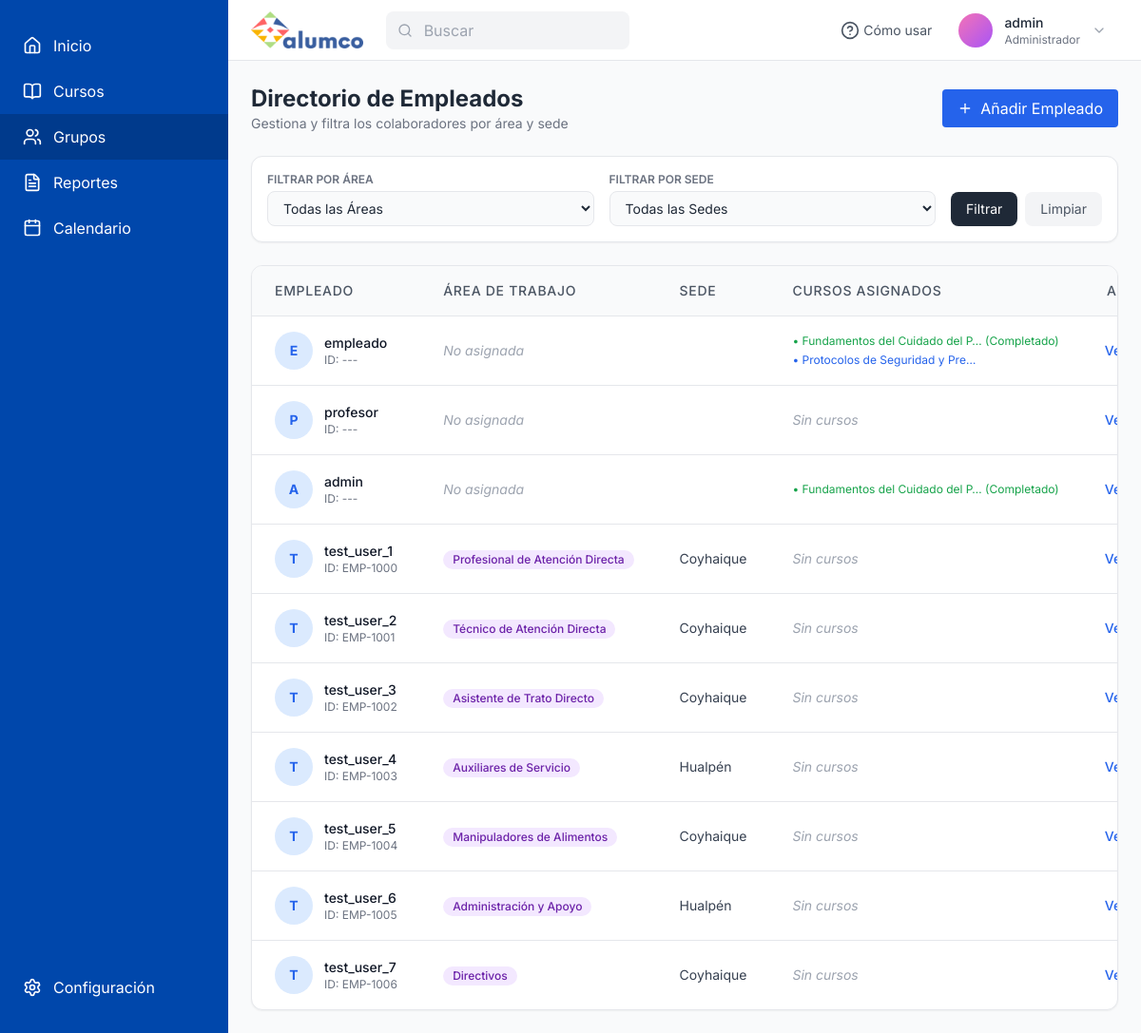
Page /groups/ (signed in) on the committed database.
### lms/models.py (models this page shows, shortened)
class Enrollment(models.Model):
    user = models.ForeignKey(User, on_delete=models.CASCADE, related_name='enrollments')
    course = models.ForeignKey(Course, on_delete=models.CASCADE, related_name='enrollments')
    enrolled_at = models.DateTimeField(auto_now_add=True)
    is_completed = models.BooleanField(default=False)
    class Meta:
        unique_together = ('user', 'course')

class Course(models.Model):
    title = models.CharField(max_length=200, verbose_name="Título del Curso")
    code = models.CharField(max_length=50, unique=True, verbose_name="Código (ej. ELD 101)")
    description = models.TextField(verbose_name="Descripción", blank=True)
    image = models.ImageField(upload_to='course_images/', blank=True, null=True, verbose_name="Imagen de Portada")
    image_url = models.URLField(max_length=500, blank=True, null=True, verbose_name="URL de Imagen Externa")
    assigned_work_areas = models.ManyToManyField(WorkArea, blank=True, related_name="assigned_courses", verbose_name="Áreas de Trabajo Asignadas")
    created_at = models.DateTimeField(auto_now_add=True)

class UserProfile(models.fields.related.OneToOneField):
    pass # Replaced below to avoid import error loop during draft, but actually we use models.OneToOneField

class WorkArea(models.Model):
    name = models.CharField(max_length=100, unique=True, verbose_name="Área de Trabajo")

### lms/views.py (the view)
# urls.py: path('groups/', views.groups_view, name='groups'),
@login_required
def groups_view(request):
    from django.contrib.auth.models import User
    area_id = request.GET.get('area')
    hq = request.GET.get('headquarters')
    users = User.objects.select_related('profile__work_area').prefetch_related('enrollments__course').all()
    if area_id:
        users = users.filter(profile__work_area_id=area_id)
    if hq:
        users = users.filter(profile__headquarters=hq)
    work_areas = WorkArea.objects.all()
    headquarters = [('Hualpen', 'Hualpén'), ('Coyhaique', 'Coyhaique')]
    context = {
        'users': users,
        'work_areas': work_areas,
        'headquarters': headquarters,
        'selected_area': area_id,
        'selected_hq': hq,
        'active_menu': 'groups',
    }
    return render(request, 'lms/groups.html', context)

### lms/templatetags/lms_extras.py (called while the page is built)
@register.filter(name='has_group')
def has_group(user, group_name):
    try:
        group = Group.objects.get(name=group_name)
    except Group.DoesNotExist:
        return False
    return group in user.groups.all()

### lms/templates/lms/groups.html (shortened to what this page needs)
{% extends 'lms/base_dashboard.html' %}
{% load lms_extras %}
{% block dashboard_content %}
<main class="flex-1 p-6 w-full max-w-7xl mx-auto">
    <div class="mb-6 flex flex-col md:flex-row justify-between items-start md:items-center gap-4">
        <div>
            <h1 class="text-2xl font-bold text-gray-800">Directorio de Empleados</h1>
            <p class="text-sm text-gray-500">Gestiona y filtra los colaboradores por área y sede</p>
        </div>
        {% if request.user|has_group:"Administrador" %}
        <button class="px-4 py-2 bg-blue-600 text-white rounded hover:bg-blue-700 flex items-center gap-2">
            <i data-lucide="plus" class="w-4 h-4"></i> Añadir Empleado
        </button>
        {% endif %}
    </div>
    <div class="bg-white p-4 rounded-xl border border-gray-200 mb-6 shadow-sm">
        <form method="GET" class="flex flex-wrap items-end gap-4">
            <div class="flex-1 min-w-[200px]">
                <label class="block text-xs font-semibold text-gray-500 uppercase mb-1">Filtrar por Área</label>
                <select name="area" class="w-full bg-gray-50 border border-gray-200 rounded-lg px-3 py-2 text-sm focus:ring-2 focus:ring-blue-500 outline-none">
                    <option value="">Todas las Áreas</option>
                </select>
            </div>
            <div class="flex-1 min-w-[200px]">
                <label class="block text-xs font-semibold text-gray-500 uppercase mb-1">Filtrar por Sede</label>
                <select name="headquarters" class="w-full bg-gray-50 border border-gray-200 rounded-lg px-3 py-2 text-sm focus:ring-2 focus:ring-blue-500 outline-none">
                    <option value="">Todas las Sedes</option>
                </select>
            </div>
            <div class="flex gap-2">
                <button type="submit" class="px-4 py-2 bg-gray-800 text-white rounded-lg text-sm hover:bg-gray-700 transition-colors">
                    Filtrar
                </button>
                <a href="{% url 'groups' %}" class="px-4 py-2 bg-gray-100 text-gray-600 rounded-lg text-sm hover:bg-gray-200 transition-colors">
                    Limpiar
                </a>
            </div>
        </form>
    </div>
    <div class="bg-white rounded-xl shadow-sm border border-gray-200 overflow-hidden">
        <table class="w-full text-left text-sm whitespace-nowrap">
            <thead class="uppercase tracking-wider border-b border-gray-200 bg-gray-50 text-gray-600">
                <tr>
                    <th class="px-6 py-4 font-medium">Empleado</th>
                    <th class="px-6 py-4 font-medium">Área de Trabajo</th>
                    <th class="px-6 py-4 font-medium">Sede</th>
                    {% if request.user|has_group:"Administrador" or request.user|has_group:"Profesor" %}
                    <th class="px-6 py-4 font-medium">Cursos Asignados</th>
                    <th class="px-6 py-4 font-medium text-right">Acciones</th>
                    {% endif %}
                </tr>
            </thead>
            <tbody class="divide-y divide-gray-200 text-gray-800">
                {% for u in users %}
                <tr class="hover:bg-gray-50 transition-colors">
                    <td class="px-6 py-4">
                        <div class="flex items-center gap-3">
                            <div class="w-10 h-10 rounded-full bg-blue-100 flex items-center justify-center text-blue-600 font-bold">
                                {{ u.username|make_list|first|upper }}
                            </div>
                            <div>
                                <div class="font-medium text-gray-900">{{ u.get_full_name|default:u.username }}</div>
                                <div class="text-xs text-gray-500">ID: {{ u.profile.employee_id|default:"---" }}</div>
                            </div>
                        </div>
                    </td>
                    <td class="px-6 py-4">
                        {% if u.profile.work_area %}
                            <span class="inline-flex items-center px-2.5 py-0.5 rounded-full text-xs font-medium bg-purple-100 text-purple-800">
                                {{ u.profile.work_area.name }}
                            </span>
                        {% else %}
                            <span class="text-gray-400 italic">No asignada</span>
                        {% endif %}
                    </td>
                    <td class="px-6 py-4">
                        <span class="text-gray-700">{{ u.profile.get_headquarters_display }}</span>
                    </td>
                    {% if request.user|has_group:"Administrador" or request.user|has_group:"Profesor" %}
                    <td class="px-6 py-4">
                        {% if u.enrollments.all %}
                        <div class="flex flex-col gap-1">
                            {% for enr in u.enrollments.all %}
                            <div class="text-xs {% if enr.is_completed %}text-green-600{% else %}text-blue-600{% endif %}">
                                &bull; {{ enr.course.title|truncatechars:30 }} {% if enr.is_completed %}(Completado){% endif %}
                            </div>
                            {% endfor %}
                        </div>
                        {% else %}
                        <span class="text-gray-400 italic">Sin cursos</span>
                        {% endif %}
                    </td>
                    <td class="px-6 py-4 text-right">
                        <button class="text-blue-600 hover:text-blue-800 text-sm font-medium">Ver Detalles</button>
                    </td>
                    {% endif %}
                </tr>
                {% empty %}
                <tr>
                    <td colspan="4" class="px-6 py-8 text-center text-gray-500">No hay empleados registrados.</td>
                </tr>
                {% endfor %}
            </tbody>
        </table>
    </div>
</main>
{% endblock %}

### lms/templates/lms/base_dashboard.html (shortened to what this page needs)
{% extends 'lms/base.html' %}
{% load lms_extras static %}
{% block content %}
<div class="w-60 bg-[#0047AB] h-screen fixed left-0 top-0 flex flex-col text-white">
    <div class="flex-1 py-6">
        <a href="{% url 'home' %}"
            class="w-full px-6 py-3 flex items-center gap-3 hover:bg-[#003A8C] transition-colors {% if active_menu == 'homepage' %}bg-[#003A8C]{% endif %}">
            <i data-lucide="home" class="w-5 h-5"></i>
            <span>Inicio</span>
        </a>
        <a href="{% url 'home' %}"
            class="w-full px-6 py-3 flex items-center gap-3 hover:bg-[#003A8C] transition-colors {% if active_menu == 'courses' %}bg-[#003A8C]{% endif %}">
            <i data-lucide="book-open" class="w-5 h-5"></i>
            <span>Cursos</span>
        </a>
        <a href="{% url 'groups' %}"
            class="w-full px-6 py-3 flex items-center gap-3 hover:bg-[#003A8C] transition-colors {% if active_menu == 'groups' %}bg-[#003A8C]{% endif %}">
            <i data-lucide="users" class="w-5 h-5"></i>
            <span>Grupos</span>
        </a>
        {% if request.user|has_group:"Administrador" or request.user|has_group:"Profesor" %}
        <a href="{% url 'reports' %}"
            class="w-full px-6 py-3 flex items-center gap-3 hover:bg-[#003A8C] transition-colors {% if active_menu == 'reports' %}bg-[#003A8C]{% endif %}">
            <i data-lucide="file-text" class="w-5 h-5"></i>
            <span>Reportes</span>
        </a>
        {% endif %}
        <a href="{% url 'calendar' %}"
            class="w-full px-6 py-3 flex items-center gap-3 hover:bg-[#003A8C] transition-colors {% if active_menu == 'calendar' %}bg-[#003A8C]{% endif %}">
            <i data-lucide="calendar" class="w-5 h-5"></i>
            <span>Calendario</span>
        </a>
    </div>
    <div class="pb-6">
        <a href="#" class="w-full px-6 py-3 flex items-center gap-3 hover:bg-[#003A8C] transition-colors">
            <i data-lucide="settings" class="w-5 h-5"></i>
            <span>Configuración</span>
        </a>
    </div>
</div>
<div
    class="h-16 bg-white border-b border-gray-200 fixed top-0 left-60 right-0 z-10 flex items-center justify-between px-6">
    <div class="flex items-center gap-6">
        <img src="{% static 'lms/img/logo.png' %}" alt="ALUMCO" style="max-height: 40px;">
        <div class="relative">
            <i data-lucide="search" class="w-4 h-4 absolute left-3 top-1/2 -translate-y-1/2 text-gray-400"></i>
            <input type="text" placeholder="Buscar"
                class="pl-10 pr-4 py-2 w-64 bg-gray-100 rounded-lg border-0 focus:outline-none focus:ring-2 focus:ring-blue-500" />
        </div>
    </div>
    <div class="flex items-center gap-4">
        <button class="text-gray-600 hover:text-gray-900 flex items-center gap-1">
            <i data-lucide="help-circle" class="w-5 h-5"></i>
            <span class="text-sm">Cómo usar</span>
        </button>
        <div class="relative" id="portal-menu-container">
            <button id="portal-menu-trigger" class="flex items-center gap-3 hover:bg-gray-50 px-3 py-2 rounded-lg">
                <div class="w-9 h-9 rounded-full bg-gradient-to-br from-pink-400 to-purple-500"></div>
                <div class="text-left">
                    <div class="text-sm font-medium">{{ request.user.username }}</div>
                    <div class="text-xs text-gray-500">{{ request.user.groups.first.name|default:"Usuario" }}</div>
                </div>
                <i data-lucide="chevron-down" class="w-4 h-4 text-gray-400"></i>
            </button>
        </div>
    </div>
</div>
<div class="ml-60 mt-16 flex">
    {% block dashboard_content %}
    {% endblock %}
</div>
{% endblock %}

### lms/templates/lms/base.html (style rules this page uses)
body { font-family: 'Inter', sans-serif; }

### rows in the picture
Enrollment: course "Fundamentos del Cuidado del P…", is_completed "(Completado)"
Enrollment: course "Protocolos de Seguridad y Pre…"
Enrollment: course "Fundamentos del Cuidado del P…", is_completed "(Completado)"

### other values in the picture
{{ request.user.username }} "admin"
{{ request.user.groups.first.name|default:"Usuario" }} "Administrador"
{{ u.username|make_list|first|upper }} "E"
{{ u.get_full_name|default:u.username }} "empleado"
{{ u.profile.employee_id|default:"---" }} "---"
{{ u.username|make_list|first|upper }} "P"
{{ u.get_full_name|default:u.username }} "profesor"
{{ u.username|make_list|first|upper }} "A"
{{ u.get_full_name|default:u.username }} "admin"
{{ u.username|make_list|first|upper }} "T"
{{ u.get_full_name|default:u.username }} "test_user_1"
{{ u.profile.employee_id|default:"---" }} "EMP-1000"
{{ u.profile.work_area.name }} "Profesional de Atención Directa"
{{ u.profile.get_headquarters_display }} "Coyhaique"
{{ u.get_full_name|default:u.username }} "test_user_2"
